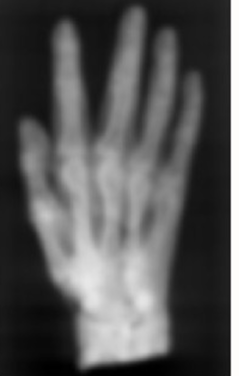
#> input picture face1_a.png, 239 x 376 px; the run also reads 2 pictures not shown here
$ python q3.py
#> lines starting #> are read from the running program, lines starting #| are printed output that depends on the picture
import cv2
import numpy as np
import matplotlib.pyplot as plt
import time
import os


PAIR_1 = ("face1_a.png", "face1_b.png")   # e.g. two aligned faces, pair A
PAIR_2 = ("face2_a.png", "face2_b.png")   # e.g. a second pair, pair B
TARGET_SIZE = (512, 512)                  # (width, height)


def load_or_synthesize(path, seed, size=TARGET_SIZE):
    """Load a grayscale image; if missing, synthesize a placeholder so the
    pipeline is fully runnable without real data."""
    img = cv2.imread(path, cv2.IMREAD_GRAYSCALE) if os.path.exists(path) else None
    if img is None:
        print(f"[warn] '{path}' not found -> using synthetic placeholder.")
        rng = np.random.default_rng(seed)
        w, h = size
        yy, xx = np.mgrid[0:h, 0:w]
        blob = (255 * np.exp(-(((xx - w * 0.5) ** 2 + (yy - h * 0.5) ** 2) / (2 * (w * 0.18) ** 2))))
        texture = rng.normal(0, 15, (h, w))
        img = np.clip(blob + texture + 40, 0, 255).astype(np.uint8)
    return cv2.resize(img, size, interpolation=cv2.INTER_AREA)


def to_uint8(img):
    img = img.astype(np.float32)
    img -= img.min()
    if img.max() > 0:
        img /= img.max()
    return (img * 255).astype(np.uint8)


# ----------------------------------------------------------------------
# TASK 1 - FEATURE ALIGNMENT VIA GEOMETRIC TRANSFORM
# ----------------------------------------------------------------------
def detect_eye_centers(img):
    """Detect two eye centers with Haar cascades (used as alignment landmarks).
    Returns None if detection fails."""
    # OpenCV builds without the legacy objdetect module cannot provide Haar cascades.
    if not hasattr(cv2, "CascadeClassifier"):
        return None

    cascade_path = cv2.data.haarcascades + "haarcascade_eye.xml"
    eye_cascade = cv2.CascadeClassifier(cascade_path)
    if eye_cascade.empty():
        return None

    eyes = eye_cascade.detectMultiScale(img, scaleFactor=1.1, minNeighbors=8)
    if len(eyes) < 2:
        return None
    # keep the two largest detections, sort left-to-right
    eyes = sorted(eyes, key=lambda e: e[2] * e[3], reverse=True)[:2]
    centers = sorted([(x + w / 2, y + h / 2) for (x, y, w, h) in eyes], key=lambda p: p[0])
    return centers


def align_images(img_ref, img_to_align):
    """Align img_to_align onto img_ref using a similarity transform computed
    from detected eye landmarks. Falls back to plain resize if landmarks
    cannot be found in either image (e.g. non-face or synthetic images)."""
    pts_ref = detect_eye_centers(img_ref)
    pts_mov = detect_eye_centers(img_to_align)

    if pts_ref is None or pts_mov is None:
        print("[align] Landmarks not found -> falling back to direct resize.")
        aligned = cv2.resize(img_to_align, (img_ref.shape[1], img_ref.shape[0]),
                              interpolation=cv2.INTER_CUBIC)
        return aligned, False

    src = np.float32(pts_mov)
    dst = np.float32(pts_ref)
    M, _ = cv2.estimateAffinePartial2D(src, dst)  # similarity transform: rotation+scale+translation
    aligned = cv2.warpAffine(img_to_align, M, (img_ref.shape[1], img_ref.shape[0]),
                              flags=cv2.INTER_CUBIC, borderMode=cv2.BORDER_REPLICATE)
    return aligned, True


# ----------------------------------------------------------------------
# TASK 2-3 - SPATIAL DOMAIN HYBRID + PARAMETER SWEEP
# ----------------------------------------------------------------------
def gaussian_lpf_spatial(image, sigma):
    ksize = int(6 * sigma + 1) | 1  # ensure odd
    return cv2.GaussianBlur(image, (ksize, ksize), sigma)


def hybrid_spatial(img_low_src, img_high_src, sigma_low, sigma_high, alpha=0.5, beta=0.5):
    lpf = gaussian_lpf_spatial(img_low_src, sigma_low).astype(np.float32)
    lpf_of_high_src = gaussian_lpf_spatial(img_high_src, sigma_high).astype(np.float32)
    hpf = img_high_src.astype(np.float32) - lpf_of_high_src   # Eq. (2)
    hybrid = alpha * lpf + beta * hpf                          # Eq. (1)
    return np.clip(hybrid, 0, 255).astype(np.uint8), lpf, hpf


def sweep_spatial_params(img_low_src, img_high_src, sigmas_low, sigmas_high, weight_pairs):
    """Try several (sigma_low, sigma_high, alpha, beta) combinations and
    score each by high-frequency-band energy retained (a simple, automatic
    proxy for 'a visible mix at both distances'). Returns the best combo
    plus a table of all results."""
    results = []
    for sl in sigmas_low:
        for sh in sigmas_high:
            for (a, b) in weight_pairs:
                hyb, lpf, hpf = hybrid_spatial(img_low_src, img_high_src, sl, sh, a, b)
                # crude quality proxy: variance of hybrid (contrast) balanced
                # against how much of the low-frequency structure survives
                score = hyb.std()
                results.append({"sigma_low": sl, "sigma_high": sh,
                                 "alpha": a, "beta": b, "score": score, "image": hyb})
    best = max(results, key=lambda r: r["score"])
    return best, results


# ----------------------------------------------------------------------
# TASK 4 - FREQUENCY DOMAIN HYBRID (2D FFT), same weighting as Eq. (1)
# ----------------------------------------------------------------------
def hybrid_frequency(img_low_src, img_high_src, cutoff_low, cutoff_high, alpha=0.5, beta=0.5):
    h, w = img_low_src.shape

    F_low = np.fft.fftshift(np.fft.fft2(img_low_src))
    F_high = np.fft.fftshift(np.fft.fft2(img_high_src))

    y, x = np.ogrid[:h, :w]
    cy, cx = h // 2, w // 2
    dist = np.sqrt((x - cx) ** 2 + (y - cy) ** 2)

    LPF = np.exp(-(dist ** 2) / (2 * (cutoff_low ** 2)))
    HPF = 1.0 - np.exp(-(dist ** 2) / (2 * (cutoff_high ** 2)))

    F_low_filtered = F_low * LPF
    F_high_filtered = F_high * HPF

    img_low = np.real(np.fft.ifft2(np.fft.ifftshift(F_low_filtered)))
    img_high = np.real(np.fft.ifft2(np.fft.ifftshift(F_high_filtered)))

    hybrid = alpha * img_low + beta * img_high      # same weighting as Eq. (1)
    return np.clip(hybrid, 0, 255).astype(np.uint8), img_low, img_high


# ----------------------------------------------------------------------
# TASK 6 - GAUSSIAN / LAPLACIAN PYRAMID BLENDING
# ----------------------------------------------------------------------
def build_gaussian_pyramid(img, levels):
    gp = [img.astype(np.float32)]
    for _ in range(levels):
        gp.append(cv2.pyrDown(gp[-1]))
    return gp


def build_laplacian_pyramid(gp):
    lp = [gp[-1]]
    for i in range(len(gp) - 1, 0, -1):
        size = (gp[i - 1].shape[1], gp[i - 1].shape[0])
        expanded = cv2.pyrUp(gp[i], dstsize=size)
        lp.append(gp[i - 1] - expanded)
    return lp[::-1]   # finest level first


def blend_laplacian_pyramids(lp_a, lp_b, gp_mask):
    """Blend two Laplacian pyramids level-by-level using a Gaussian pyramid
    of a blending mask (classic Burt-Adelson multi-band blending)."""
    blended = []
    n = len(lp_a)
    for i in range(n):
        m = gp_mask[i].astype(np.float32) / 255.0
        m = cv2.resize(m, (lp_a[i].shape[1], lp_a[i].shape[0]))
        blended.append(lp_a[i] * m + lp_b[i] * (1 - m))
    return blended


def reconstruct_from_laplacian(lp):
    img = lp[-1]
    for i in range(len(lp) - 2, -1, -1):
        size = (lp[i].shape[1], lp[i].shape[0])
        img = cv2.pyrUp(img, dstsize=size) + lp[i]
    return np.clip(img, 0, 255).astype(np.uint8)


def make_smooth_mask(shape, kind="horizontal", feather=41):
    """A soft left/right (or top/bottom) blending mask used to demonstrate
    multi-scale pyramid mixing of the two source images."""
    h, w = shape
    mask = np.zeros((h, w), dtype=np.float32)
    if kind == "horizontal":
        mask[:, : w // 2] = 255
    else:
        mask[: h // 2, :] = 255
    mask = cv2.GaussianBlur(mask, (feather, feather), 0)
    return mask.astype(np.uint8)


def pyramid_blend(img_a, img_b, levels=5, mask_kind="horizontal"):
    mask = make_smooth_mask(img_a.shape, mask_kind)

    gp_a = build_gaussian_pyramid(img_a, levels)
    gp_b = build_gaussian_pyramid(img_b, levels)
    lp_a = build_laplacian_pyramid(gp_a)
    lp_b = build_laplacian_pyramid(gp_b)

    # Gaussian pyramid of the mask, reordered to finest-level-first so it
    # lines up with lp_a / lp_b for level-wise blending:
    gp_mask_finest_first = build_gaussian_pyramid(mask, levels)[::-1]

    blended_lp = blend_laplacian_pyramids(lp_a, lp_b, gp_mask_finest_first)
    return reconstruct_from_laplacian(blended_lp)


# ----------------------------------------------------------------------
# TASK 7 - LAPLACIAN PYRAMID USING BILATERAL FILTER (edge-preserving)
# ----------------------------------------------------------------------
def build_gaussian_pyramid_bilateral(img, levels, d=9, sigma_color=50, sigma_space=50):
    gp = [img.astype(np.float32)]
    for _ in range(levels):
        smoothed = cv2.bilateralFilter(gp[-1].astype(np.float32), d, sigma_color, sigma_space)
        down = cv2.resize(smoothed, (smoothed.shape[1] // 2, smoothed.shape[0] // 2),
                           interpolation=cv2.INTER_LINEAR)
        gp.append(down)
    return gp


def pyramid_blend_bilateral(img_a, img_b, levels=5, mask_kind="horizontal"):
    mask = make_smooth_mask(img_a.shape, mask_kind)

    gp_a = build_gaussian_pyramid_bilateral(img_a, levels)
    gp_b = build_gaussian_pyramid_bilateral(img_b, levels)
    lp_a = build_laplacian_pyramid(gp_a)
    lp_b = build_laplacian_pyramid(gp_b)
    gp_mask_finest_first = build_gaussian_pyramid(mask, levels)[::-1]

    blended_lp = blend_laplacian_pyramids(lp_a, lp_b, gp_mask_finest_first)
    return reconstruct_from_laplacian(blended_lp)


# ----------------------------------------------------------------------
# RUN THE FULL PIPELINE FOR ONE PAIR
# ----------------------------------------------------------------------
def process_pair(path_low, path_high, pair_name, seed_offset=0):
    print(f"\n{'='*70}\nProcessing {pair_name}: '{path_low}' (low-freq source), "
          f"'{path_high}' (high-freq source)\n{'='*70}")

    img_low_src = load_or_synthesize(path_low, seed=1 + seed_offset)
    img_high_src = load_or_synthesize(path_high, seed=2 + seed_offset)

    # ---- Task 1: alignment ----
    aligned_high, landmarks_found = align_images(img_low_src, img_high_src)
    print(f"[{pair_name}] Alignment via detected landmarks: {landmarks_found}")

    # ---- Task 2-3: spatial hybrid + parameter sweep ----
    sigmas_low = [3, 5, 8]
    sigmas_high = [2, 4, 6]
    weight_pairs = [(0.5, 0.5), (0.6, 0.4), (0.4, 0.6)]
    best, all_results = sweep_spatial_params(img_low_src, aligned_high,
                                              sigmas_low, sigmas_high, weight_pairs)
    print(f"[{pair_name}] Best spatial params -> sigma_low={best['sigma_low']}, "
          f"sigma_high={best['sigma_high']}, alpha={best['alpha']}, beta={best['beta']}")

    t0 = time.perf_counter()
    hybrid_sp, lpf_vis, hpf_vis = hybrid_spatial(img_low_src, aligned_high,
                                                  best["sigma_low"], best["sigma_high"],
                                                  best["alpha"], best["beta"])
    t_spatial = time.perf_counter() - t0

    # ---- Task 4-5: frequency-domain hybrid + timing comparison ----
    t0 = time.perf_counter()
    hybrid_fr, low_band, high_band = hybrid_frequency(img_low_src, aligned_high,
                                                        cutoff_low=15, cutoff_high=25,
                                                        alpha=best["alpha"], beta=best["beta"])
    t_freq = time.perf_counter() - t0
    print(f"[{pair_name}] Execution time -> spatial: {t_spatial*1000:.2f} ms, "
          f"frequency: {t_freq*1000:.2f} ms")

    # ---- Task 6: Gaussian/Laplacian pyramid blending ----
    pyr_blend = pyramid_blend(img_low_src, aligned_high, levels=5, mask_kind="horizontal")

    # ---- Task 7: Laplacian pyramid + bilateral filter blending ----
    pyr_blend_bilateral = pyramid_blend_bilateral(img_low_src, aligned_high,
                                                    levels=5, mask_kind="horizontal")

    # ---- Task 8: discussion (printed) ----
    print(f"[{pair_name}] Discussion:")
    print("  - Alignment quality directly controls how well the low- and high-frequency")
    print("    features register spatially; misaligned eyes/edges create ghosting in")
    print("    the hybrid result, most visible in the high-frequency (close-up) view.")
    print("  - A larger sigma_low removes more fine detail from the low-frequency image,")
    print("    strengthening the illusion at a distance; a larger sigma_high removes more")
    print("    of the low-frequency image's own content from the HPF term, sharpening the")
    print("    close-up perception but risking a 'washed out' distant view if pushed too far.")

    # ---- Visualization ----
    fig, axes = plt.subplots(2, 5, figsize=(22, 9))
    fig.suptitle(f"Q3 Hybrid Images - {pair_name}", fontsize=14)

    axes[0, 0].imshow(img_low_src, cmap="gray"); axes[0, 0].set_title("Low-freq source s")
    axes[0, 1].imshow(aligned_high, cmap="gray"); axes[0, 1].set_title("High-freq source ")
    axes[0, 2].imshow(to_uint8(lpf_vis), cmap="gray"); axes[0, 2].set_title("LPF component")
    axes[0, 3].imshow(to_uint8(hpf_vis), cmap="gray"); axes[0, 3].set_title("HPF component (normalized)")
    axes[0, 4].imshow(hybrid_sp, cmap="gray"); axes[0, 4].set_title(f"Hybrid - Spatial\n({t_spatial*1000:.1f} ms)")

    axes[1, 0].imshow(to_uint8(low_band), cmap="gray"); axes[1, 0].set_title("FFT LPF component")
    axes[1, 1].imshow(to_uint8(high_band), cmap="gray"); axes[1, 1].set_title("FFT HPF component (normalized)")
    axes[1, 2].imshow(hybrid_fr, cmap="gray"); axes[1, 2].set_title(f"Hybrid - Frequency\n({t_freq*1000:.1f} ms)")
    axes[1, 3].imshow(pyr_blend, cmap="gray"); axes[1, 3].set_title("Gaussian/Laplacian\nPyramid blend")
    axes[1, 4].imshow(pyr_blend_bilateral, cmap="gray"); axes[1, 4].set_title("Laplacian Pyramid\n+ Bilateral blend")

    for ax in axes.ravel():
        ax.axis("off")
    plt.tight_layout()
    out_path = os.path.join(os.path.dirname(os.path.abspath(__file__)),
                            f"q3_{pair_name.replace(' ', '_')}.png")
    plt.savefig(out_path, dpi=150, bbox_inches="tight")
    plt.close(fig)
    print(f"[{pair_name}] Figure saved -> {out_path}")

    return {
        "hybrid_spatial": hybrid_sp, "hybrid_frequency": hybrid_fr,
        "pyramid_blend": pyr_blend, "pyramid_blend_bilateral": pyr_blend_bilateral,
        "t_spatial": t_spatial, "t_freq": t_freq, "best_params": best,
    }


# ----------------------------------------------------------------------
# MAIN - run BOTH pairs
# ----------------------------------------------------------------------
if __name__ == "__main__":
    result_pair1 = process_pair(PAIR_1[0], PAIR_1[1], "Pair 1", seed_offset=0)
#> call 2 of load_or_synthesize, with path = 'face1_b.png', seed = 2, size = (512, 512)
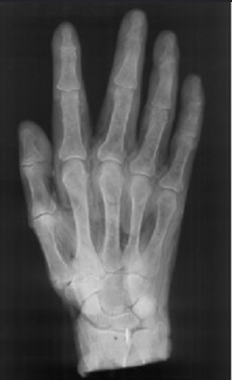
#> input picture face1_b.png, 232 x 380 px
#> in load_or_synthesize (call 2), `return cv2.resize(img, size, interpolation=cv2.INTER_AREA)`:
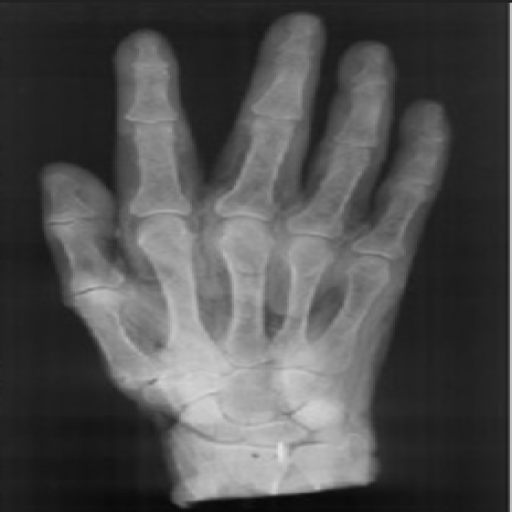
#> returned value: shape (512, 512); min 8, max 226, mean 79.1
#> in detect_eye_centers, `eyes = eye_cascade.detectMultiScale(img, scaleFactor=1.1, minNeighbors..`: eyes = [[245, 303, 39, 39], [299, 285, 39, 39], [172, 194, 42, 42], [222, 294, 64, 64]]
#> in detect_eye_centers, `eyes = sorted(eyes, key=lambda e: e[2] * e[3], reverse=True)[:2]`: eyes = [[222, 294, 64, 64], [172, 194, 42, 42]]
#> in detect_eye_centers, `centers = sorted([(x + w / 2, y + h / 2) for (x, y, w, h) in eyes], ke..`: centers = [(193, 215), (254, 326)]
#> in process_pair, `aligned_high, landmarks_found = align_images(img_low_src, img_high_src)`: landmarks_found = False
#| [Pair 1] Alignment via detected landmarks: False
#> the loop in sweep_spatial_params, `for sl in sigmas_low:` made 3 passes
#> pass 1, in hybrid_spatial, `hybrid = alpha * lpf + beta * hpf`:
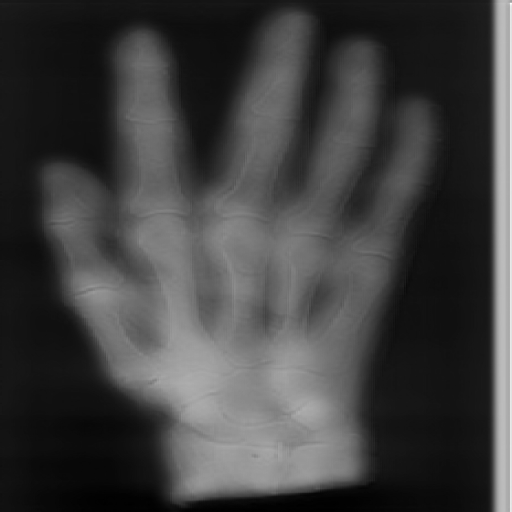
#> hybrid: shape (512, 512) float32; min -1, max 172, mean 42.4; drawn with min black and max white
#> after the loop in sweep_spatial_params, `for sl in sigmas_low:`: results = 27 items
#> in sweep_spatial_params, `best = max(results, key=lambda r: r["score"])`: best = 6 items
#> in process_pair, `best, all_results = sweep_spatial_params(img_low_src, aligned_high, si..`: all_results = 27 items
#| [Pair 1] Best spatial params -> sigma_low=3, sigma_high=6, alpha=0.6, beta=0.4
#> in hybrid_spatial (call 28), `hpf = img_high_src.astype(np.float32) - lpf_of_high_src`:
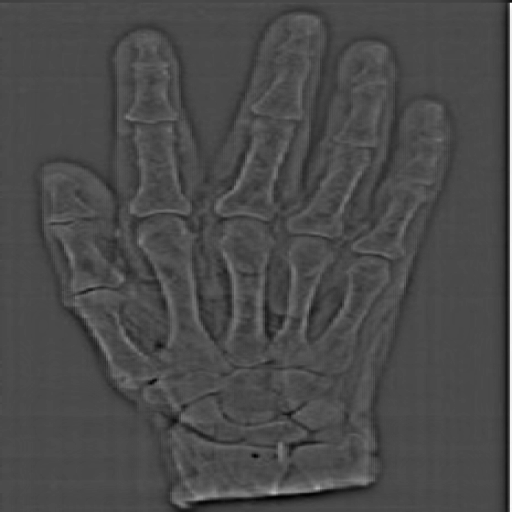
#> hpf: shape (512, 512) float32; min -50, max 121, mean 0.1; drawn with min black and max white
#> after the loop in build_gaussian_pyramid, `for _ in range(levels):`: gp = 6 items
#> the loop in build_laplacian_pyramid, `for i in range(len(gp) - 1, 0, -1):` made 5 passes
#> (i, size) on passes 1, 2, 4, 5: (5, (32, 32)), (4, (64, 64)), (2, (256, 256)), (1, (512, 512))
#> size on pass 3: (128, 128)
#> the loop in build_laplacian_pyramid (call 2), `for i in range(len(gp) - 1, 0, -1):` made 5 passes
#> in pyramid_blend, `gp_mask_finest_first = build_gaussian_pyramid(mask, levels)[::-1]`:
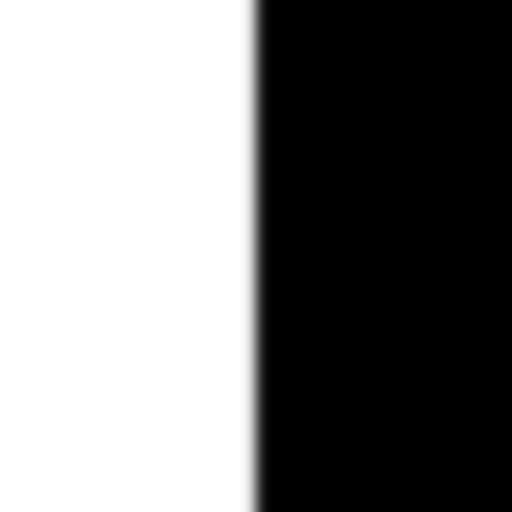
#> mask: shape (512, 512); min 0, max 255, mean 127.5
#> in blend_laplacian_pyramids, `n = len(lp_a)`: n = 6
#> after the loop in blend_laplacian_pyramids, `for i in range(n):`: blended = 6 items
#> the loop in reconstruct_from_laplacian, `for i in range(len(lp) - 2, -1, -1):` made 5 passes
#> (i, size) on passes 1, 2, 4, 5: (4, (32, 32)), (3, (64, 64)), (1, (256, 256)), (0, (512, 512))
#> call 2 of build_gaussian_pyramid_bilateral, with levels = 5, d = 9, sigma_color = 50, sigma_space = 50
#> after the loop in build_gaussian_pyramid_bilateral (call 2), `for _ in range(levels):`:
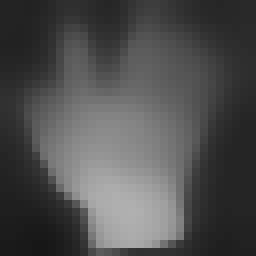
#> smoothed: shape (32, 32) float32 (shown 8 times larger); min 23.09, max 176.1, mean 78.8
#> the loop in build_laplacian_pyramid (call 3), `for i in range(len(gp) - 1, 0, -1):` made 5 passes
#> pass 3, in build_laplacian_pyramid (call 3), `expanded = cv2.pyrUp(gp[i], dstsize=size)`:
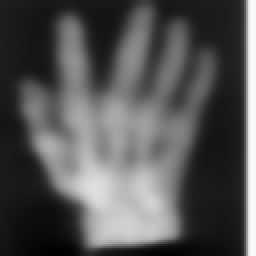
#> expanded: shape (128, 128) float32 (shown 2 times larger); min 1.13, max 250, mean 85.6
#> the loop in reconstruct_from_laplacian (call 2), `for i in range(len(lp) - 2, -1, -1):` made 5 passes
#> result_pair1 = 7 items
    result_pair2 = process_pair(PAIR_2[0], PAIR_2[1], "Pair 2", seed_offset=10)
#| [Pair 2] Alignment via detected landmarks: False
#> the loop in sweep_spatial_params (call 2), `for sl in sigmas_low:` made 3 passes
#| [Pair 2] Best spatial params -> sigma_low=3, sigma_high=6, alpha=0.6, beta=0.4
#> result_pair2 = 7 items

    # Summary table across both pairs
    print(f"\n{'='*70}\nSUMMARY TABLE\n{'='*70}")
    print(f"{'Pair':<10}{'sigma_low':<12}{'sigma_high':<12}{'alpha':<8}{'beta':<8}"
          f"{'t_spatial(ms)':<16}{'t_freq(ms)':<12}")
    for name, res in [("Pair 1", result_pair1), ("Pair 2", result_pair2)]:
        p = res["best_params"]
        print(f"{name:<10}{p['sigma_low']:<12}{p['sigma_high']:<12}{p['alpha']:<8}"
              f"{p['beta']:<8}{res['t_spatial']*1000:<16.2f}{res['t_freq']*1000:<12.2f}")
#> this loop made 2 passes
#> name on passes 1 to 2: 'Pair 1', 'Pair 2'
#| Pair 1    3           6           0.6     0.4     92.66           211.20
#| Pair 2    3           6           0.6     0.4     9.81            58.82
